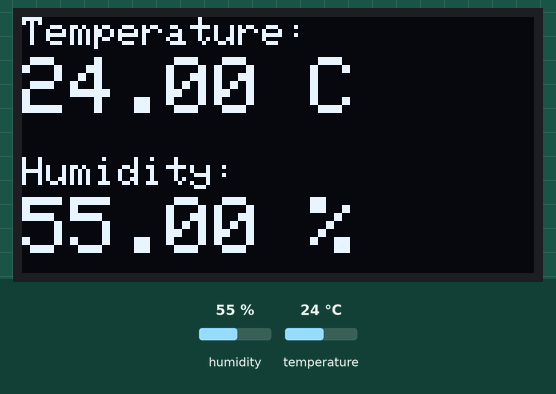
Recording of a sketch running on a simulated ESP8266 (NodeMCU). Parts: 128×64 one-colour display. The test bench sets the inputs (shaded band); at power-on: humidity 55 %, temperature 24 °C.

Above: at 5.7 s.
5.8 s: humidity set to 22 %
At 9.1 s:
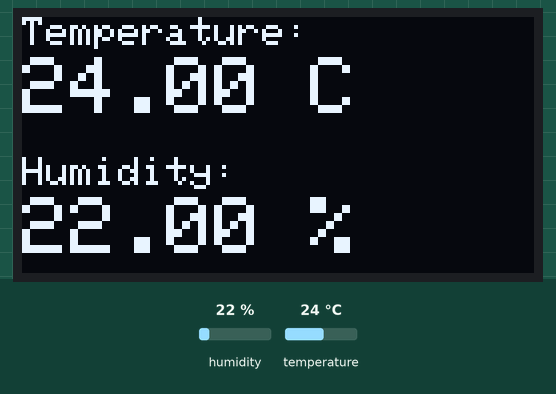
9.6 s: temperature set to 12 °C
At 11.6 s:
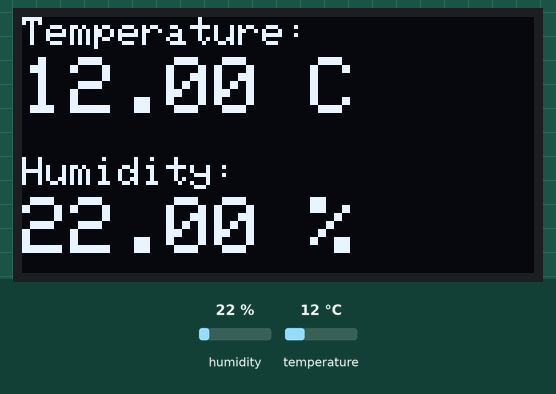
12.7 s: humidity set to 40 %
At 15.3 s:
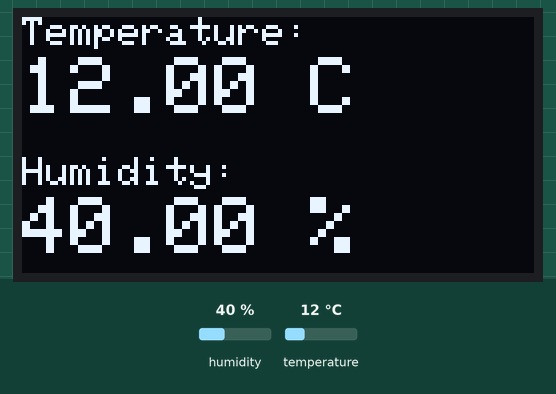
15.8 s: temperature set to 19 °C
At 17.9 s:
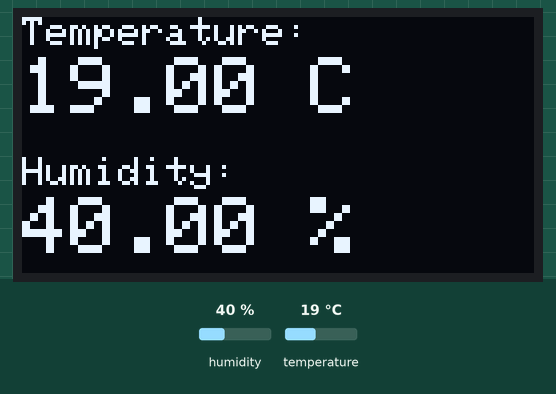
Timing chart, 0 to 19.4 s (numbered marks = the images above; inputs shaded):
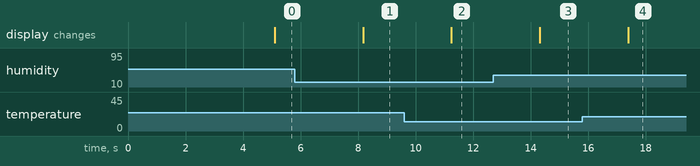

Measured:
- after the input at 5.8 s, the display: changes after 2.4 s (image 1)
- after the input at 9.6 s, the display: changes after 1.6 s (image 2)
- after the input at 12.7 s, the display: changes after 1.6 s (image 3)
- after the input at 15.8 s, the display: changes after 1.6 s (image 4)

The sketch:

4.ino
```cpp
#include <Wire.h>
#include <Adafruit_GFX.h>
#include <Adafruit_SH110X.h>
#include <Adafruit_Sensor.h>
#include <DHT11.h>

#define i2c_Address 0x3c //initialize with the I2C addr 0x3C Typically eBay OLED's

#define SCREEN_WIDTH 128 // OLED display width, in pixels
#define SCREEN_HEIGHT 64 // OLED display height, in pixels

#define OLED_RESET -1
Adafruit_SH1106G display = Adafruit_SH1106G(SCREEN_WIDTH, SCREEN_HEIGHT, &Wire, OLED_RESET);
DHT11 dht11(D3);

void setup() {
Serial.begin(9600);
Wire.begin();
display.begin(i2c_Address, true);
delay(2000);
display.clearDisplay();
display.setTextColor(SH110X_WHITE);
}

void loop() {
  delay(2000);
  //read temperature and humidity
  float t = dht11.readTemperature();
  float h = dht11.readHumidity();

  if (isnan(h) || isnan(t)) {
  Serial.println("Failed to read from DHT sensor!");
  }

  //clear display
  display.clearDisplay();

  // display temperature
  display.setTextSize(1);
  display.setCursor(0,0);
  display.print("Temperature: ");
  display.setTextSize(2);
  display.setCursor(0,10);
  display.print(t);
  display.print(" ");
  display.setTextSize(2);
  display.print("C");

  // display humidity
  display.setTextSize(1);
  display.setCursor(0, 35);
  display.print("Humidity: ");
  display.setTextSize(2);
  display.setCursor(0, 45);
  display.print(h);
  display.print(" %");

  display.display();
}
```
